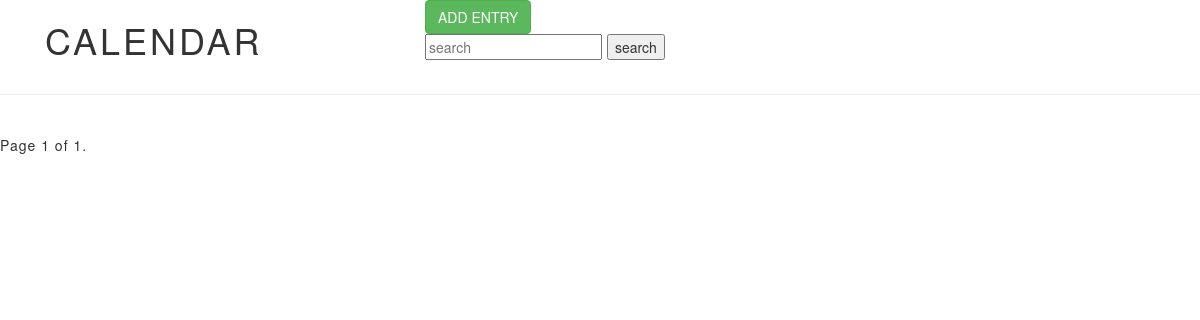
Before: / with the older database file.
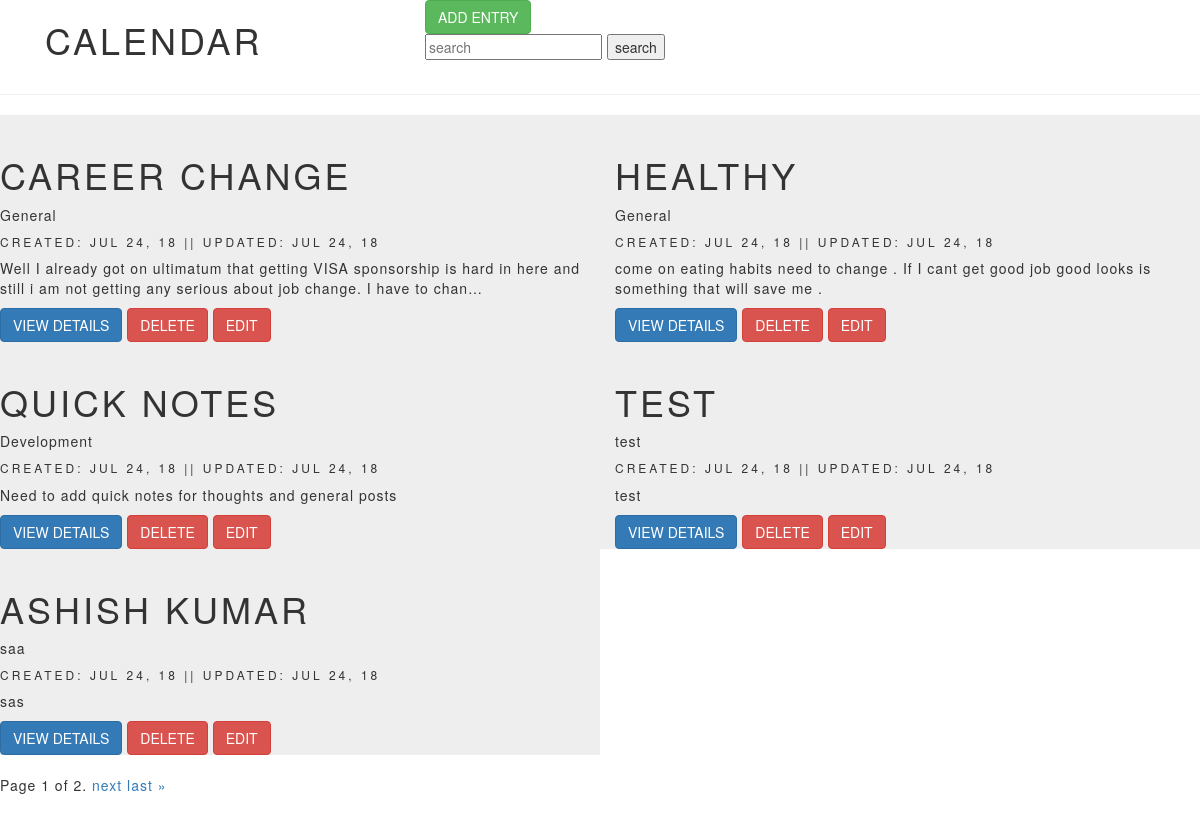
After: the same page with the newer database file.
### orgs/models.py (models this page shows)
class Entry(models.Model):
	name = models.CharField(max_length=200)
	type = models.CharField(max_length= 200)
	date = models.DateTimeField(auto_now= False, auto_now_add=True)
	updated = models.DateTimeField(auto_now= True, auto_now_add= False)
	description = models.TextField()

### orgs/views.py (the view)
# urls.py: path('', views.today, name="today"),
def today(request):
    entries = Entry.objects.all()
    query= request.GET.get('q')
    if query:
        entries = entries.filter(type__icontains=query)
        print(entries)
        print(len(entries))
    paginator = Paginator(entries, 5)
    page = request.GET.get('page')
    try:
        entries_set = paginator.page(page)
    except PageNotAnInteger:
        entries_set = paginator.page(1)
    except EmptyPage:
        entries_set = paginator.page(  paginator.num_pages)
    return render(request, "index.html", {'entries': entries_set})

### orgs/templates/index.html (shortened to what this page needs)
{% extends "base.html" %}
{% block content %}
<div class="row">
    <div class= "col-lg-4">
      <h1>calendar</h1>
    </div>
    <div class= "col-lg-8">
      <button onclick="window.location='{% url 'add' %}'"type="button" class="btn btn-success">Add Entry</button>
     <form method="GET" action=''    >
      <input type="text" name="q" placeholder="search" value="{{ request.get.q }}">
      <input type="submit" value= "search"/>
    </form>
</div>
    </div>
  </div>
	<hr/>
<div class="row">
	{% for entry in entries %}
	{% include "_calendar_entry.html" %}
	{% endfor %}
</div>
<div class="pagination">
    <span class="step-links">
        <span class="current">
            Page {{ entries.number }} of {{ entries.paginator.num_pages }}.
        </span>
        {% if entries.has_next %}
            <a href="?page={{ entries.next_page_number }}">next</a>
            <a href="?page={{ entries.paginator.num_pages }}">last &raquo;</a>
        {% endif %}
    </span>
</div>
{% endblock %}

### orgs/templates/base.html (shortened to what this page needs)
<html>
  <head>
    {% load static %}
    <link rel="stylesheet" href ="{% static '/css/bootstrap.css' %}"/>
      <link rel="stylesheet" href ="{% static '/css/base.css' %}"/>
    <link rel="stylesheet" href="https://stackpath.bootstrapcdn.com/bootstrap/3.1.1/css/bootstrap.min.css">
  </head>
  <body>
    <div class='container'>
	  {% block content %}
    {% endblock content %}
  </body>
</html>

### orgs/templates/_calendar_entry.html
<div class="calendar-entry col-lg-6">
<br/s>
<h1> {{entry.name}}</h1>
<p> {{entry.type}}</p>
<h6> created: {{entry.date | date:"M d, y" }} || updated: {{entry.updated | date:"M d, y" }} </h6>
<p>{{entry.description | truncatechars:150 }}</p>
<button onclick="window.location='{% url 'details' pk=entry.id %}'" class="btn btn-primary"> View Details </button>
<button data-id="{{ entry.id }}" onclick="deleteCalendarEntry(this)" class='btn btn-danger'> Delete </button>
<button onclick="window.location='{% url 'update' pk=entry.id %}'" class='btn btn-danger'> Edit </button>
</div>

### orgs/static/css/base.css (style rules this page uses)
.calendar-entry { background-color: #eee; }

Changed rows visible on the page:
added Entry: name "CAREER CHANGE", type "General", date "JUL 24, 18", updated "JUL 24, 18", description "Well I already got on ultimatum that getting VISA sponsorship is hard in here and still i am not getting any serious about job change. I have to chan…"
added Entry: name "HEALTHY", type "General", date "JUL 24, 18", updated "JUL 24, 18", description "come on eating habits need to change . If I cant get good job good looks is something that will save me ."
added Entry: name "QUICK NOTES", type "Development", date "JUL 24, 18", updated "JUL 24, 18", description "Need to add quick notes for thoughts and general posts"
added Entry: name "TEST", type "test", date "JUL 24, 18", updated "JUL 24, 18", description "test"
added Entry: name "ASHISH KUMAR", type "saa", date "JUL 24, 18", updated "JUL 24, 18", description "sas"
Other visible differences:
{{ entries.paginator.num_pages }}: "1" → "2"
text now shown: "next last »"
